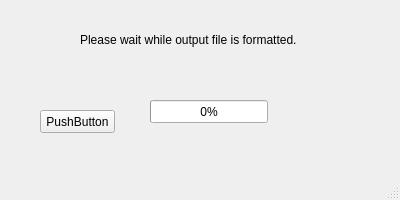
<?xml version="1.0" encoding="UTF-8"?>
<ui version="4.0">
 <class>Loadingwindow</class>
 <widget class="QMainWindow" name="Loadingwindow">
  <property name="geometry">
   <rect>
    <x>0</x>
    <y>0</y>
    <width>400</width>
    <height>200</height>
   </rect>
  </property>
  <property name="minimumSize">
   <size>
    <width>400</width>
    <height>200</height>
   </size>
  </property>
  <property name="maximumSize">
   <size>
    <width>400</width>
    <height>200</height>
   </size>
  </property>
  <property name="windowTitle">
   <string>MainWindow</string>
  </property>
  <widget class="QWidget" name="centralwidget">
   <widget class="QProgressBar" name="progressBar">
    <property name="geometry">
     <rect>
      <x>150</x>
      <y>100</y>
      <width>118</width>
      <height>23</height>
     </rect>
    </property>
    <property name="value">
     <number>0</number>
    </property>
   </widget>
   <widget class="QWidget" name="verticalLayoutWidget">
    <property name="geometry">
     <rect>
      <x>80</x>
      <y>0</y>
      <width>351</width>
      <height>80</height>
     </rect>
    </property>
    <layout class="QVBoxLayout" name="verticalLayout">
     <item>
      <widget class="QLabel" name="label">
       <property name="text">
        <string>Please wait while output file is formatted.</string>
       </property>
      </widget>
     </item>
    </layout>
   </widget>
   <widget class="QPushButton" name="pushButton">
    <property name="geometry">
     <rect>
      <x>40</x>
      <y>110</y>
      <width>75</width>
      <height>23</height>
     </rect>
    </property>
    <property name="text">
     <string>PushButton</string>
    </property>
   </widget>
  </widget>
  <widget class="QMenuBar" name="menubar">
   <property name="geometry">
    <rect>
     <x>0</x>
     <y>0</y>
     <width>400</width>
     <height>21</height>
    </rect>
   </property>
  </widget>
  <widget class="QStatusBar" name="statusbar"/>
  <action name="actionProgress">
   <property name="text">
    <string>progress</string>
   </property>
  </action>
 </widget>
 <resources/>
 <connections/>
</ui>
